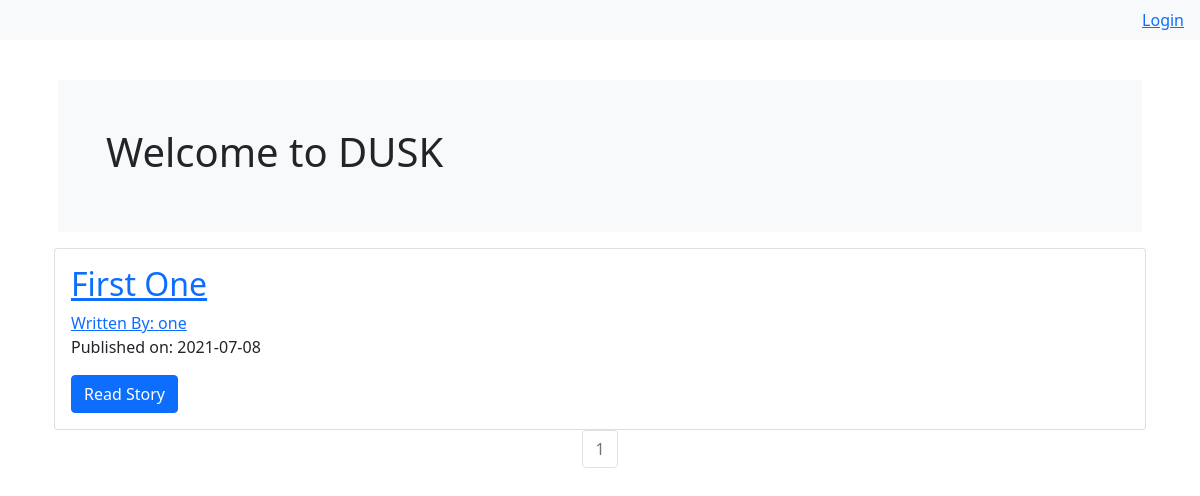
Page /dashboard on the earlier database version.
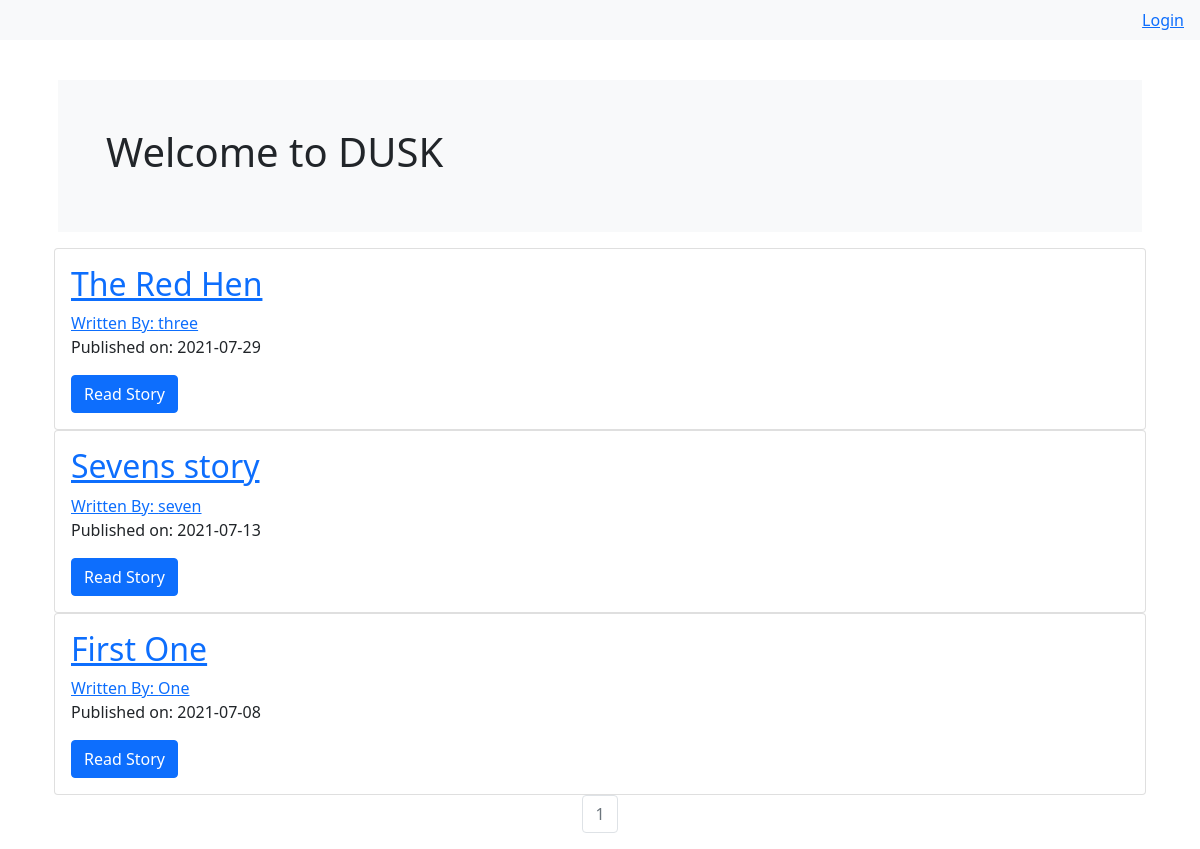
Same page on the later database version.
### dusk/models.py (models this page shows, shortened)
class Story(db.Model):
    users = db.relationship(User)
    id = db.Column(db.Integer, primary_key=True)
    user_id = db.Column(db.Integer,db.ForeignKey('users.id'),nullable=False)
    date = db.Column(db.DateTime,nullable=False,default=datetime.utcnow)
    title = db.Column(db.String(140), nullable=False)
    text = db.Column(db.Text,nullable=False)

class User(db.Model,UserMixin):
    __tablename__ = 'users'
    id = db.Column(db.Integer, primary_key=True)
    profile_image = db.Column(db.String(64),nullable=False,default='default_profile.png')
    email = db.Column(db.String(64),unique=True,index=True)
    username = db.Column(db.String(64),unique=True,index=True)
    password_hash = db.Column(db.String(128))
    story = db.relationship('Story',backref='author',lazy=True)

### dusk/core/views.py (the view)
@core.route('/dashboard')
def dashboard():
    page = request.args.get('page',1,type=int)
    story = Story.query.order_by(Story.date.desc()).paginate(page=page,per_page=5)
    return render_template('dashboard.html',story=story)

### dusk/templates/dashboard.html
{% extends "base.html" %}
{% block content %}
    <div class="bg-light p-5 rounded-lg m-3">
        <h1>Welcome to DUSK</h1>
    </div>
    <div class="container">
        {% for post in story.items %}
        <div class="card">
            <div class="card-body">
		                <h2><a class="card-title" href="{{url_for('storys.story',story_id=post.id)}}">{{post.title}}</a> </h2>
                <a href="{{url_for('users.user_posts', username=post.author.username)}}">Written By: {{ post.author.username}}</a>
                <p>Published on: {{post.date.strftime('%Y-%m-%d')}}</p>
                <a class='btn btn-primary'href="{{url_for('storys.story',story_id=post.id)}}">Read Story</a>
            </div>
        </div>
        {% endfor %}
    </div>
    <nav aria-label='Page Navigation example'>
        <ul class="pagination justify-content-center">
            {% for page_num in story.iter_pages(left_edge=1,right_edge=1,left_current=1,right_current=2) %}
                {% if story.page == page_num %}
                <li class='page-item disabled'>
                    <a class="page-link" href="{{url_for('core.index',page=page_num)}}">{{page_num}}</a>
                </li>
                {% else %}
                <li class='page-item'>
                    <a class="page-link" href="{{url_for('core.index',page=page_num)}}">{{page_num}}</a>
                </li>
                {% endif %}
            {% endfor %}
        </ul>
    </nav>
{% endblock %}

Differences in the rows shown:
added Story: title "The Red Hen", author.username "three", date "2021-07-29"
added Story: title "Sevens story", author.username "seven", date "2021-07-13"
changed Story "First One": author.username "one" → "One"
